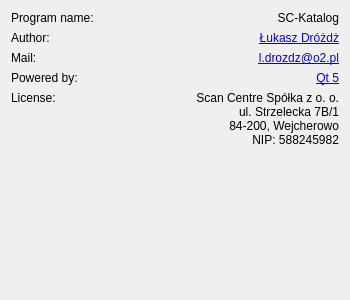
<?xml version="1.0" encoding="UTF-8"?>
<ui version="4.0">
 <class>AboutDialog</class>
 <widget class="QDialog" name="AboutDialog">
  <property name="geometry">
   <rect>
    <x>0</x>
    <y>0</y>
    <width>350</width>
    <height>300</height>
   </rect>
  </property>
  <property name="windowTitle">
   <string>About</string>
  </property>
  <property name="windowIcon">
   <iconset theme="help-about">
    <normaloff>.</normaloff>.</iconset>
  </property>
  <layout class="QFormLayout" name="formLayout">
   <property name="fieldGrowthPolicy">
    <enum>QFormLayout::AllNonFixedFieldsGrow</enum>
   </property>
   <property name="labelAlignment">
    <set>Qt::AlignLeading|Qt::AlignLeft|Qt::AlignTop</set>
   </property>
   <property name="formAlignment">
    <set>Qt::AlignRight|Qt::AlignTop|Qt::AlignTrailing</set>
   </property>
   <item row="0" column="0">
    <widget class="QLabel" name="labelName">
     <property name="text">
      <string>Program name:</string>
     </property>
     <property name="alignment">
      <set>Qt::AlignLeading|Qt::AlignLeft|Qt::AlignTop</set>
     </property>
    </widget>
   </item>
   <item row="0" column="1">
    <widget class="QLabel" name="Name">
     <property name="text">
      <string notr="true">SC-Katalog</string>
     </property>
     <property name="alignment">
      <set>Qt::AlignRight|Qt::AlignTrailing|Qt::AlignVCenter</set>
     </property>
    </widget>
   </item>
   <item row="1" column="0">
    <widget class="QLabel" name="labelAuthor">
     <property name="text">
      <string>Author:</string>
     </property>
     <property name="alignment">
      <set>Qt::AlignLeading|Qt::AlignLeft|Qt::AlignTop</set>
     </property>
    </widget>
   </item>
   <item row="1" column="1">
    <widget class="QLabel" name="Author">
     <property name="text">
      <string notr="true">&lt;a href=&quot;https://github.com/Kuszki/&quot;&gt;Łukasz Dróżdż&lt;/a&gt;</string>
     </property>
     <property name="alignment">
      <set>Qt::AlignRight|Qt::AlignTrailing|Qt::AlignVCenter</set>
     </property>
     <property name="openExternalLinks">
      <bool>true</bool>
     </property>
    </widget>
   </item>
   <item row="2" column="0">
    <widget class="QLabel" name="labelMail">
     <property name="text">
      <string>Mail:</string>
     </property>
     <property name="alignment">
      <set>Qt::AlignLeading|Qt::AlignLeft|Qt::AlignTop</set>
     </property>
    </widget>
   </item>
   <item row="2" column="1">
    <widget class="QLabel" name="Mail">
     <property name="text">
      <string notr="true">&lt;a href=&quot;l.drozdz@o2.pl&quot;&gt;l.drozdz@o2.pl&lt;/a&gt;</string>
     </property>
     <property name="alignment">
      <set>Qt::AlignRight|Qt::AlignTrailing|Qt::AlignVCenter</set>
     </property>
     <property name="openExternalLinks">
      <bool>true</bool>
     </property>
    </widget>
   </item>
   <item row="3" column="0">
    <widget class="QLabel" name="labelPowered">
     <property name="text">
      <string>Powered by:</string>
     </property>
     <property name="alignment">
      <set>Qt::AlignLeading|Qt::AlignLeft|Qt::AlignTop</set>
     </property>
    </widget>
   </item>
   <item row="3" column="1">
    <widget class="QLabel" name="Powered">
     <property name="text">
      <string notr="true">&lt;a href=&quot;https://www.qt.io/&quot;&gt;Qt 5&lt;/a&gt;</string>
     </property>
     <property name="alignment">
      <set>Qt::AlignRight|Qt::AlignTrailing|Qt::AlignVCenter</set>
     </property>
     <property name="openExternalLinks">
      <bool>true</bool>
     </property>
    </widget>
   </item>
   <item row="4" column="0">
    <widget class="QLabel" name="labelLicense">
     <property name="text">
      <string>License:</string>
     </property>
     <property name="alignment">
      <set>Qt::AlignLeading|Qt::AlignLeft|Qt::AlignTop</set>
     </property>
    </widget>
   </item>
   <item row="4" column="1">
    <widget class="QLabel" name="label">
     <property name="text">
      <string notr="true">&lt;html&gt;&lt;head/&gt;&lt;body&gt;&lt;p&gt;Scan Centre Spółka z o. o.&lt;br/&gt;ul. Strzelecka 7B/1&lt;br/&gt;84-200, Wejcherowo&lt;br/&gt;NIP: 588245982&lt;/p&gt;&lt;/body&gt;&lt;/html&gt;</string>
     </property>
     <property name="alignment">
      <set>Qt::AlignRight|Qt::AlignTrailing|Qt::AlignVCenter</set>
     </property>
    </widget>
   </item>
  </layout>
 </widget>
 <resources/>
 <connections/>
</ui>
